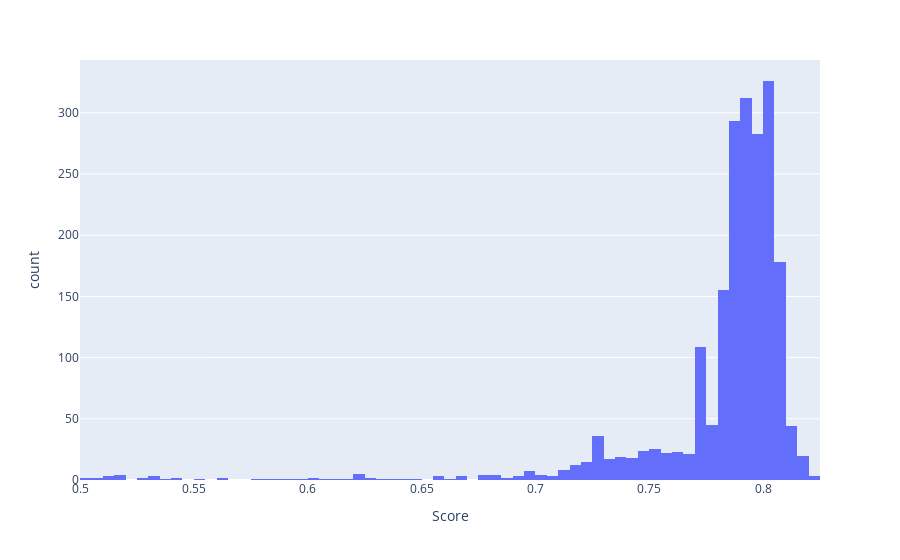

Notebook cell for this chart:
### Code cell
px.histogram(_df, x="Score", nbins=100)

### Figure 1 — Plotly figure (JSON) as saved in the notebook; plotly's stock layout.template omitted (floating-point values rounded to 4 significant figures; data arrays with more than 128 entries replaced by an {"elided": "..."} marker saying what was removed)
{"data": [{"alignmentgroup": "True", "bingroup": "x", "hovertemplate": "Score=%{x}<br>count=%{y}<extra></extra>", "legendgroup": "", "marker": {"color": "#636efa", "pattern": {"shape": ""}}, "name": "", "nbinsx": 100, "offsetgroup": "", "orientation": "v", "showlegend": false, "type": "histogram", "x": {"elided": "2085 float values"}, "xaxis": "x", "yaxis": "y"}], "layout": {"barmode": "relative", "legend": {"tracegroupgap": 0}, "margin": {"t": 60}, "xaxis": {"anchor": "y", "domain": [0, 1], "title": {"text": "Score"}}, "yaxis": {"anchor": "x", "domain": [0, 1], "title": {"text": "count"}}}}
